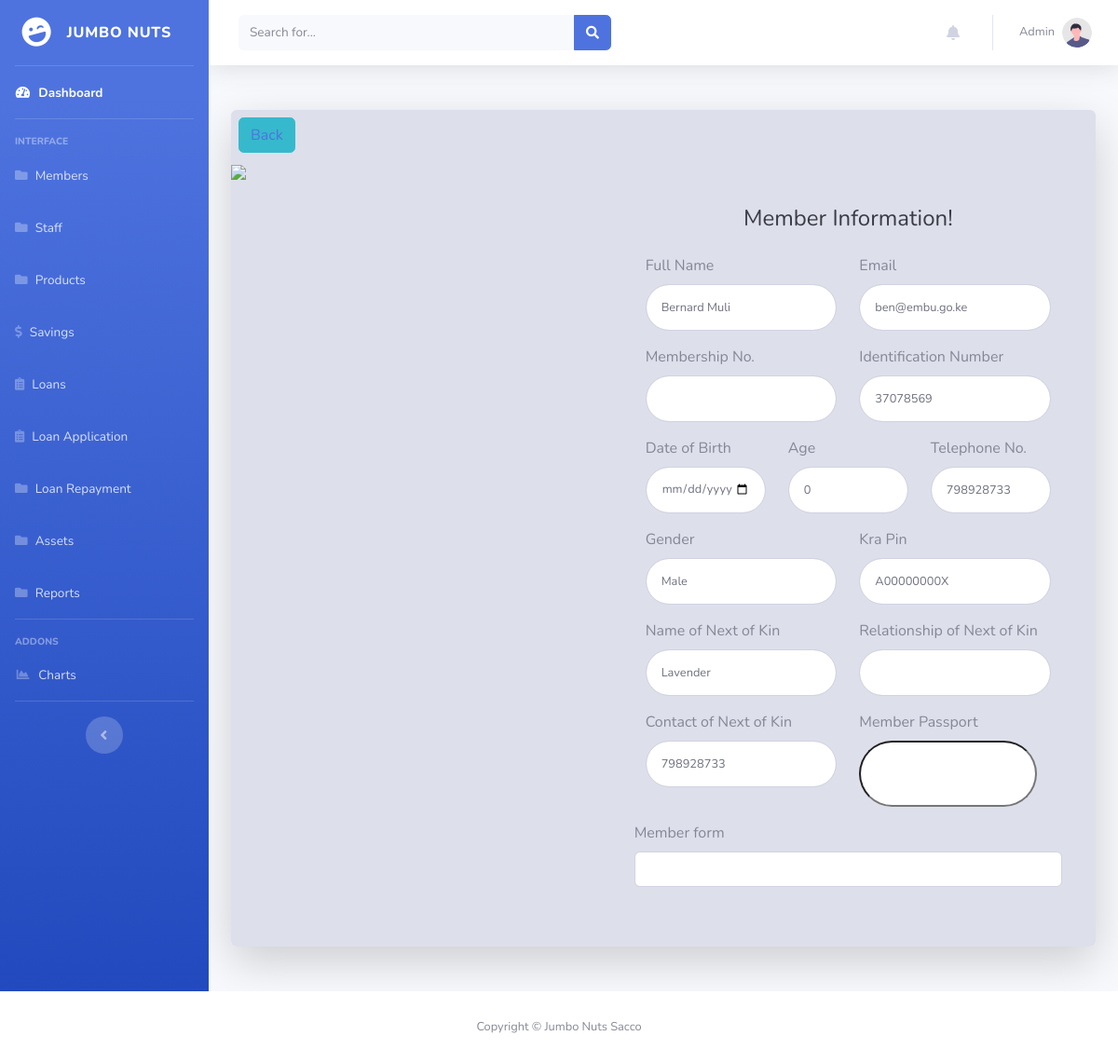
Screenshot of /info.php?infoid=1 (signed in) with the database file from the repository.
### tables this page shows
CREATE TABLE `members` (
  `id` int(11) NOT NULL,
  `Names` varchar(255) NOT NULL,
  `Unq_number` int(12) NOT NULL,
  `email` varchar(255) NOT NULL,
  `M_no` varchar(100) NOT NULL,
  `DOB` date NOT NULL,
  `Age` int(11) NOT NULL,
  `Telephone` int(11) NOT NULL,
  `gender` varchar(100) NOT NULL,
  `Tax_pin` varchar(100) NOT NULL,
  `Kin` varchar(255) NOT NULL,
  `Kin_R` varchar(100) NOT NULL,
  `Kin_contact` int(12) NOT NULL,
  `M_image` longblob NOT NULL,
  `M_form` varchar(255) NOT NULL
);

### info.php (the view, shortened to what this page needs)
<?php
include("sidebar.php");
include('./includes/connection.php');
$id = $_GET['infoid'];
$sql = "SELECT * FROM members where id=$id ";
$results = mysqli_query($con, $sql);
$row = mysqli_fetch_assoc($results);
$Names = $row['Names'];
$Unq_number = $row['Unq_number'];
$email = $row['email'];
$M_no = $row['M_no'];
$DOB = $row['DOB'];
$Age = $row['Age'];
$Telephone = $row['Telephone'];
$gender = $row['gender'];
$Tax_pin = $row['Tax_pin'];
$Kin = $row['Kin'];
$Kin_R = $row['Kin_R'];
$Kin_contact = $row['Kin_contact'];
$M_image = $row['M_image'];
$M_form = $row['M_form'];
?>
<div class="container-fluid">
    <div class="card o-hidden border-0 shadow-lg my-5">
        <div class="card-body p-0 bg-gray-300">
            <button class="btn btn-info m-2"><a href="members.php">Back</a></button>
            <div class="row">
                <div class="col-lg-5 d-none d-lg-block">
                    <img>
                </div>
                <div class="col-lg-7">
                    <div class="p-5">
                        <div class="text-center">
                            <h1 class="h4 text-gray-900 mb-4">Member Information!</h1>
                        </div>
                        <form class="user" action="" method="post" enctype="multipart/form-data">
                            <div class="form-group row">
                                <div class="col-sm-6 mb-3 mb-sm-0">
                                    <label for="Full Name">Full Name</label>
                                    <input type="text" class="form-control form-control-user" id="Names" name="Names" value="<?php echo $Names ?>">
                                </div>
                                <div class="col-sm-6">
                                    <label for="Email">Email</label>
                                    <input type="email" class="form-control form-control-user" id="email" name="email" value="<?php echo $email ?>">
                                </div>
                            </div>
                            <div class="form-group row">
                                <div class="col-sm-6">
                                    <label for="Membership No.">Membership No.</label>
                                    <input type="text" class="form-control form-control-user" id="M_no" name="M_no" value="<?php echo $M_no ?>">
                                </div>
                                <div class="col-sm-6 mb-3 mb-sm-0">
                                    <label for="Identification Number">Identification Number</label>
                                    <input type="text" class="form-control form-control-user" id="Unq_number" name="Unq_number" value="<?php echo $Unq_number ?>">
                                </div>
                            </div>
                            <div class="form-group row">
                                <div class="col-sm-4 mb-3 mb-sm-0">
                                    <label for="Date of Birth">Date of Birth</label>
                                    <input type="date" class="form-control form-control-user" id="DOB" name="DOB" value="<?php echo $DOB ?>">
                                </div>
                                <div class="col-sm-4 mb-3 mb-sm-0">
                                    <label for="Date of Birth">Age</label>
                                    <input type="text" class="form-control form-control-user" id="Age" name="Age" value="<?php echo $Age ?>">
                                </div>
                                <div class="col-sm-4">
                                    <label for="Telephone No.">Telephone No.</label>
                                    <input type="text" class="form-control form-control-user" id="Telephone" name="Telephone" value="<?php echo $Telephone ?>">
                                </div>
                            </div>
                            <div class="form-group row">
                                <div class="col-sm-6 mb-3 mb-sm-0">
                                    <label for="gender">Gender</label>
                                    <input type="text" class="form-control form-control-user" id="exampleInputPassword" value="<?php echo $gender ?>">
                                </div>
                                <div class="col-sm-6">
                                    <label for="Kra Pin">Kra Pin</label>
                                    <input type="text" class="form-control form-control-user" id="Tax_pin" name="Tax_pin" value="<?php echo $Tax_pin ?>">
                                </div>
                            </div>
                            <div class="form-group row">
                                <div class="col-sm-6 mb-3 mb-sm-0">
                                    <label for="Name of Next of Kin">Name of Next of Kin</label>
                                    <input type="text" class="form-control form-control-user" id="Kin" name="Kin" value="<?php echo $Kin ?>">
                                </div>
                                <div class="col-sm-6">
                                    <label for="R Next of Kin">Relationship of Next of Kin</label>
                                    <input type="text" class="form-control form-control-user" id="Kin_R" name="Kin_R" value="<?php echo $Kin_R ?>">
                                </div>
                            </div>
                            <div class="form-group row">
                                <div class="col-sm-6">
                                    <label for="Contact of Next of Kin">Contact of Next of Kin</label>
                                    <input type="text" class="form-control form-control-user" id="Kin_contact" name="Kin_contact" value="<?php echo $Kin_contact ?>">
                                </div>
                                <div class="col-sm-6">
                                    <label for="passport">Member Passport</label>
                                    <input type="text" class=" form-control-user" id="M_image" name="M_image" value="<?php echo $M_image ?>">
                                </div>
                            </div>
                            <div class="form-group row">
                                <label for="passport">Member form</label>
                                <input type="text" class="form-control " id="pdf_file" name="pdf_file" value="<?php echo $M_form ?>">
                            </div>
                        </form>
                    </div>
                </div>
            </div>
        </div>
    </div>
</div>
</div>
</div>
</div>
<?php
include("footer.php");
?>
</body>
</html>

### rows the page displays
members: Names "Bernard Muli", email "ben@embu.go.ke", Unq_number "37078569", Age "0", Telephone "798928733", gender "Male", Tax_pin "A00000000X", Kin "Lavender", Kin_contact "798928733"

### other values shown
$_SESSION['Username'] "Admin"
